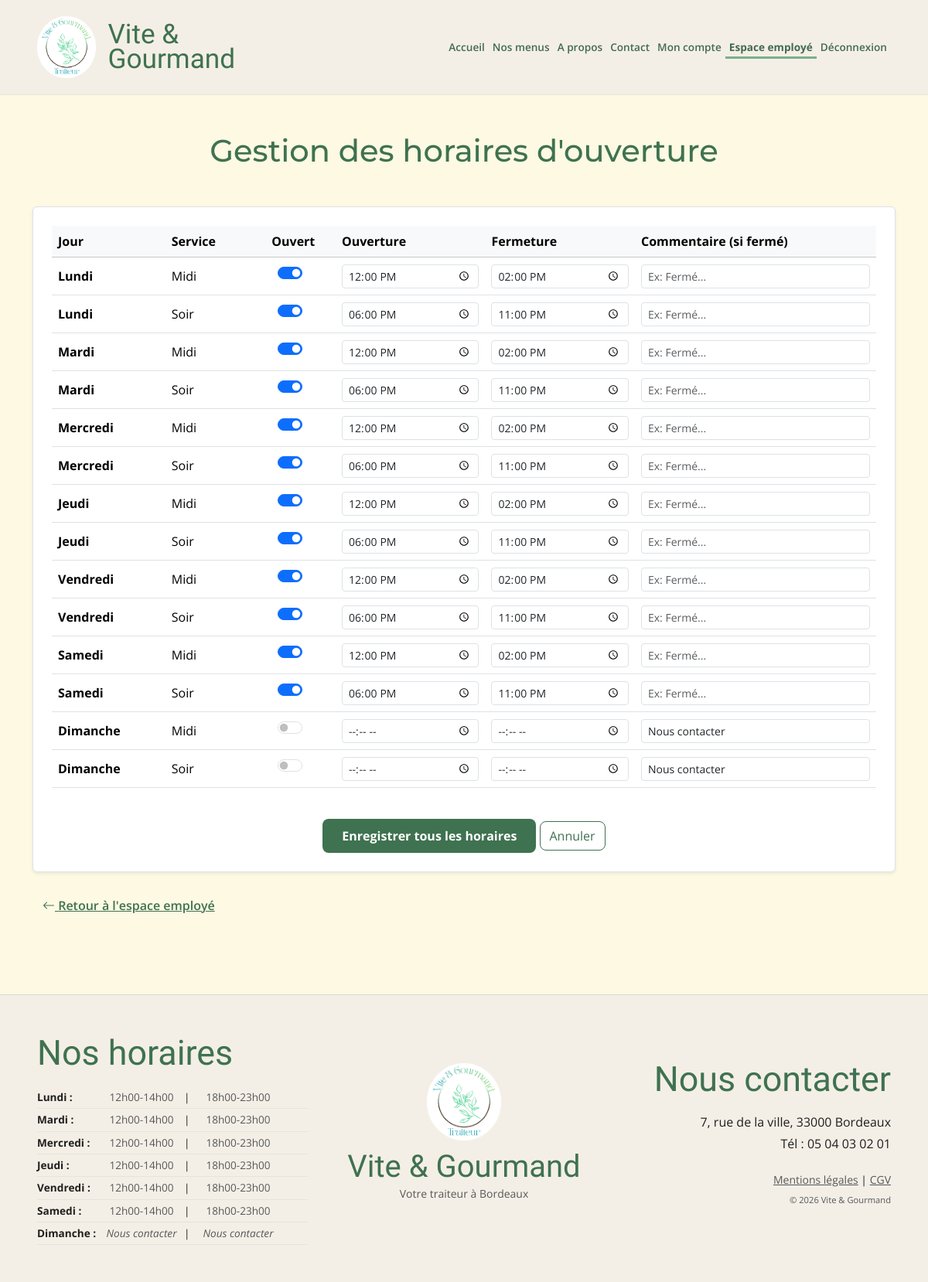
The app's page /app/public/employe-horaires.php (signed in) with its own data.
### tables this page shows
CREATE TABLE `horaire` (
  `id_horaire` int NOT NULL,
  `jour_semaine` enum('lundi','mardi','mercredi','jeudi','vendredi','samedi','dimanche') NOT NULL,
  `service` enum('midi','soir') NOT NULL,
  `heure_ouverture` time DEFAULT NULL,
  `heure_fermeture` time DEFAULT NULL,
  `ouvert` tinyint(1) NOT NULL DEFAULT '1',
  `commentaire_fermeture` varchar(255) DEFAULT NULL
);

### app/src/Models/Horaire.php (called while the page is built, shortened)
<?php
class Horaire
{
  public static function getAll(): array
  {
    $pdo = Database::getConnection();
    $sql = "SELECT * FROM horaire ORDER BY FIELD(jour_semaine, 'lundi', 'mardi', 'mercredi', 'jeudi', 'vendredi', 'samedi', 'dimanche'), service";
    return $pdo->query($sql)->fetchAll();
  }
}

### app/public/employe-horaires.php (the view, shortened to what this page needs)
<?php
require_once __DIR__ . '/../src/Models/Horaire.php';
$horaires = Horaire::getAll();
require_once __DIR__ . '/../views/partials/header.php';
?>
<div class="container my-5">
  <h1 class="text-center mb-5">Gestion des horaires d'ouverture</h1>
  <form method="post" class="bg-white p-4 border rounded shadow-sm">
    <div class="table-responsive">
      <table class="table align-middle">
        <thead class="table-light">
          <tr>
            <th>Jour</th>
            <th>Service</th>
            <th class="text-center">Ouvert</th>
            <th>Ouverture</th>
            <th>Fermeture</th>
            <th>Commentaire (si fermé)</th>
          </tr>
        </thead>
        <tbody>
          <?php foreach ($horaires as $h): ?>
            <tr>
              <td class="fw-bold"><?= ucfirst($h['jour_semaine']) ?></td>
              <td><?= ucfirst($h['service']) ?></td>
              <td class="text-center">
                <div class="form-check form-switch d-inline-block">
                  <input class="form-check-input" type="checkbox" name="horaires[<?= $h['id_horaire'] ?>][ouvert]" <?= $h['ouvert'] ? 'checked' : '' ?>>
                </div>
              </td>
              <td>
                <input type="time" name="horaires[<?= $h['id_horaire'] ?>][ouverture]" class="form-control form-control-sm" value="<?= $h['heure_ouverture'] ?>">
              </td>
              <td>
                <input type="time" name="horaires[<?= $h['id_horaire'] ?>][fermeture]" class="form-control form-control-sm" value="<?= $h['heure_fermeture'] ?>">
              </td>
              <td>
                <input type="text" name="horaires[<?= $h['id_horaire'] ?>][commentaire]" class="form-control form-control-sm" placeholder="Ex: Fermé..." value="<?= htmlspecialchars($h['commentaire_fermeture'] ?? '') ?>">
              </td>
            </tr>
          <?php endforeach; ?>
        </tbody>
      </table>
    </div>
    <div class="text-center mt-4">
      <button type="submit" class="btn btn-vg-primary">Enregistrer tous les horaires</button>
      <a href="/espace-employe.php" class="btn btn-vg-secondary">Annuler</a>
    </div>
  </form>
  <div class="mt-4">
    <a href="/espace-employe.php" class="btn btn-link text-secondary vg-link-accessible">
      <i class="bi bi-arrow-left"></i> Retour à l'espace employé
    </a>
  </div>
</div>
<?php require_once __DIR__ . '/../views/partials/footer.php'; ?>

### app/views/partials/footer.php (shortened to what this page needs)
<?php
require_once __DIR__ . '/../../src/Models/Horaire.php';
$horairesGroupes = [];
try {
  $tousLesHoraires = Horaire::getAll();
  foreach ($tousLesHoraires as $h) {
    $horairesGroupes[$h['jour_semaine']][] = $h;
  }
} catch (Exception $e) {
  $horairesGroupes = [];
}
if (!function_exists('formaterHeure')) {
  function formaterHeure(?string $heure): string
  {
    return $heure ? (new DateTime($heure))->format('H\hi') : '';
  }
}
?>
</main>
<footer class="vg-footer mt-5">
  <div class="container-fluid px-4 px-lg-5">
    <div class="row g-4 align-items-center">
      <div class="col-lg-4">
        <h3 class="vg-footer-title">Nos horaires</h3>
        <div class="mx-auto mx-lg-0" style="max-width: 350px;">
          <?php foreach ($horairesGroupes as $jour => $services): ?>
            <div class="vg-footer-horaire-row">
              <div class="fw-bold"><?= ucfirst($jour) ?> :</div>
              <?php foreach ($services as $index => $s): ?>
                <div class="text-center text-muted">
                  <?= $s['ouvert']
                    ? formaterHeure($s['heure_ouverture']) . '-' . formaterHeure($s['heure_fermeture'])
                    : '<i>' . htmlspecialchars($s['commentaire_fermeture'] ?: 'Fermé') . '</i>'
                  ?>
                </div>
                <?php if ($index === 0): ?><div>|</div><?php endif; ?>
              <?php endforeach; ?>
            </div>
          <?php endforeach; ?>
        </div>
      </div>
      <div class="col-lg-4 text-center">
        <a href="/index.php" class="text-decoration-none vg-footer-brand">
          <img src="/images/logo.png" alt="Logo">
          <h3 class="font-italianno" style="font-size: 2.5rem; color: var(--vg-vert-fonce); margin-bottom:0;">Vite & Gourmand</h3>
        </a>
        <p class="text-muted small">Votre traiteur à Bordeaux</p>
      </div>
      <div class="col-lg-4 text-center text-lg-end">
        <h3 class="vg-footer-title">Nous contacter</h3>
        <p class="mb-1">7, rue de la ville, 33000 Bordeaux</p>
        <p class="mb-4">Tél : 05 04 03 02 01</p>
        <div class="small">
          <a href="/mentions-legales.php" class="text-muted">Mentions légales</a> |
          <a href="/cgv.php" class="text-muted">CGV</a>
          <p class="mt-2 text-muted" style="font-size: 0.7rem;">&copy; <?= date('Y') ?> Vite & Gourmand</p>
        </div>
      </div>
    </div>
  </div>
</footer>
</body>
</html>

### app/public/css/style.css (style rules this page uses)
:root { --vg-vert-sauge: #7baf8b; --vg-vert-fonce: #3f7250; --vg-beige-clair: #f4efe6; --vg-jaune-clair: #fdf9e3; --vg-blanc: #ffffff; --vg-gris-chaud: #6f6f6f; --vg-gris-clair: #e6e6e6; --vg-orange: #e8a15b; --vg-rouge: #d96c6c; --vg-font-titres: "Montserrat", sans-serif; --vg-font-paragraphes: "Open Sans", sans-serif; }
html, body { height: 100%; }
body { display: flex; flex-direction: column; min-height: 100vh; background-color: var(--vg-jaune-clair); font-family: var(--vg-font-paragraphes); color: #1f1f1f; overflow-x: hidden; }
h1, h2, h3, .vg-titre { font-family: var(--vg-font-titres); color: var(--vg-vert-fonce); }
.font-italianno { font-family: "Italianno", cursive !important; }
.vg-footer { flex-shrink: 0; background-color: var(--vg-beige-clair); border-top: 1px solid rgba(0, 0, 0, 0.1); padding: 3rem 0; }
.vg-footer-title { font-family: "Italianno", cursive; color: var(--vg-vert-fonce); font-size: 2.8rem; margin-bottom: 1rem; }
.vg-footer-brand img { height: 100px !important; width: auto; margin-bottom: 10px; }
.vg-footer-horaire-row { display: grid; grid-template-columns: 80px 110px 15px 110px; align-items: center; font-size: 0.85rem; padding: 4px 0; border-bottom: 1px solid rgba(0, 0, 0, 0.05); }
.btn-vg-primary { background-color: var(--vg-vert-fonce); color: white; border: none; border-radius: 8px; padding: 10px 25px; font-weight: 700; }
.btn-vg-secondary { border: 1px solid var(--vg-vert-fonce); color: var(--vg-vert-fonce); background: white; border-radius: 8px; }
.vg-link-accessible { color: var(--vg-vert-fonce) !important; font-weight: 600; text-decoration: underline; }

### records on screen
horaire: jour_semaine "Lundi", service "Midi", ouvert "☑", heure_ouverture "12:00:00", heure_fermeture "14:00:00", heure_ouverture "12h00", heure_fermeture "14h00"
horaire: jour_semaine "Lundi", service "Soir", ouvert "☑", heure_ouverture "18:00:00", heure_fermeture "23:00:00", heure_ouverture "18h00", heure_fermeture "23h00"
horaire: jour_semaine "Mardi", service "Midi", ouvert "☑", heure_ouverture "12:00:00", heure_fermeture "14:00:00", heure_ouverture "12h00", heure_fermeture "14h00"
horaire: jour_semaine "Mardi", service "Soir", ouvert "☑", heure_ouverture "18:00:00", heure_fermeture "23:00:00", heure_ouverture "18h00", heure_fermeture "23h00"
horaire: jour_semaine "Mercredi", service "Midi", ouvert "☑", heure_ouverture "12:00:00", heure_fermeture "14:00:00", heure_ouverture "12h00", heure_fermeture "14h00"
horaire: jour_semaine "Mercredi", service "Soir", ouvert "☑", heure_ouverture "18:00:00", heure_fermeture "23:00:00", heure_ouverture "18h00", heure_fermeture "23h00"
horaire: jour_semaine "Jeudi", service "Midi", ouvert "☑", heure_ouverture "12:00:00", heure_fermeture "14:00:00", heure_ouverture "12h00", heure_fermeture "14h00"
horaire: jour_semaine "Jeudi", service "Soir", ouvert "☑", heure_ouverture "18:00:00", heure_fermeture "23:00:00", heure_ouverture "18h00", heure_fermeture "23h00"
horaire: jour_semaine "Vendredi", service "Midi", ouvert "☑", heure_ouverture "12:00:00", heure_fermeture "14:00:00", heure_ouverture "12h00", heure_fermeture "14h00"
horaire: jour_semaine "Vendredi", service "Soir", ouvert "☑", heure_ouverture "18:00:00", heure_fermeture "23:00:00", heure_ouverture "18h00", heure_fermeture "23h00"
horaire: jour_semaine "Samedi", service "Midi", ouvert "☑", heure_ouverture "12:00:00", heure_fermeture "14:00:00", heure_ouverture "12h00", heure_fermeture "14h00"
horaire: jour_semaine "Samedi", service "Soir", ouvert "☑", heure_ouverture "18:00:00", heure_fermeture "23:00:00", heure_ouverture "18h00", heure_fermeture "23h00"
horaire: jour_semaine "Dimanche", service "Midi", commentaire_fermeture "Nous contacter"
horaire: jour_semaine "Dimanche", service "Soir", commentaire_fermeture "Nous contacter"

### other values on screen
$jour "Lundi"
$jour "Mardi"
$jour "Mercredi"
$jour "Jeudi"
$jour "Vendredi"
$jour "Samedi"
$jour "Dimanche"
